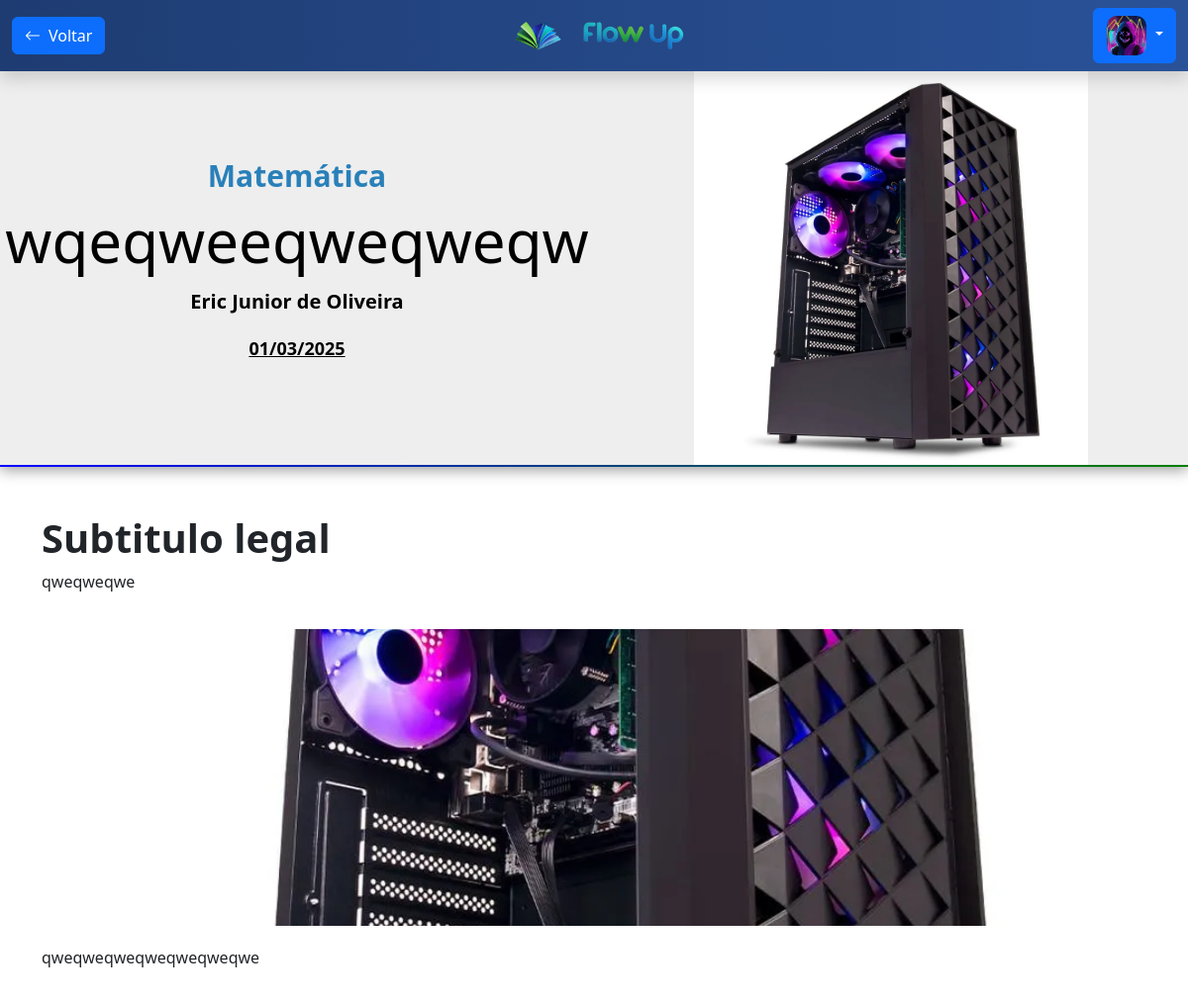
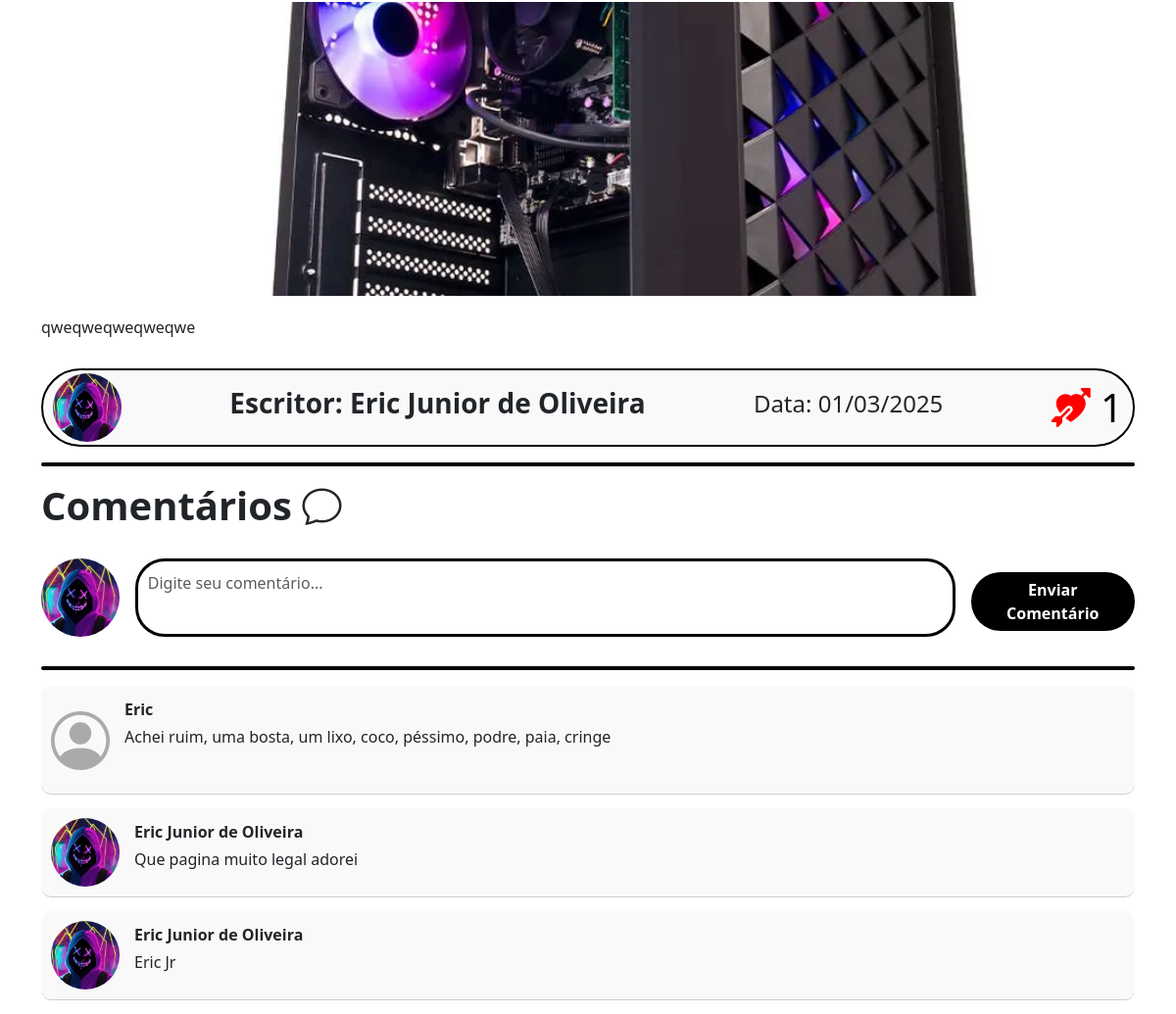
/Revista_Eletronica/views/conteudo.php?id=20 (signed in), run on the app's committed database (2 pictures, top to bottom).
### tables this page shows
CREATE TABLE `posts` (
  `id_solicitacoes` int(11) NOT NULL,
  `grupo` int(11) NOT NULL,
  `id_usuario_solicitacoes` int(11) NOT NULL,
  `titulo` varchar(100) NOT NULL,
  `subtitulo` varchar(150) NOT NULL,
  `tema` varchar(100) NOT NULL,
  `conteudo` text NOT NULL,
  `img` varchar(225) DEFAULT NULL,
  `sugestao` text NOT NULL,
  `status` enum('pendente','aprovado','rejeitado','revisar') NOT NULL,
  `data_solicitacao` datetime NOT NULL
);

CREATE TABLE `usuarios` (
  `id` int(11) NOT NULL,
  `nome` varchar(100) NOT NULL,
  `email` varchar(140) NOT NULL,
  `senha` varchar(40) NOT NULL,
  `id_permissoes_usuario` int(3) NOT NULL,
  `perfil_foto` varchar(225) NOT NULL,
  `bio` varchar(500) NOT NULL
);

CREATE TABLE `comentarios` (
  `id` int(11) NOT NULL,
  `post_id` int(11) NOT NULL,
  `user_id` int(11) NOT NULL,
  `conteudo` text NOT NULL
);

### Revista_Eletronica/views/conteudo.php (the view, shortened to what this page needs)
<?php
include('../config/conexao.php');
$cores_tema = [
    'Educação Física' => '#e67e22',
    'Física' => '#f1c40f',
    'Química' => '#8e44ad',
    'Biologia' => '#2ecc71',
    'Matemática' => '#2980b9',
    'Língua Portuguesa' => '#e74c3c',
    'Língua Inglesa' => '#34495e',
    'Geografia' => '#16a085',
    'História' => '#d35400',
    'Tecnologia' => '#3498db',
];
$id_user = $_SESSION['id'] ?? null;
$post_id = $mysqli->real_escape_string($_GET['id']);
$result = $mysqli->query("
    SELECT posts.*, usuarios.nome AS autor, usuarios.perfil_foto AS foto_autor
    FROM posts
    JOIN usuarios ON posts.id_usuario_solicitacoes = usuarios.id
    WHERE posts.id_solicitacoes = '$post_id'
");
$pagina = $result->fetch_assoc();
$grupo = $pagina['grupo'];
$tema = $pagina['tema'];
$cor_tema = $cores_tema[$tema] ?? '#ccc';
$grupo_result = $mysqli->query("SELECT * FROM posts WHERE grupo = '$grupo' ORDER BY data_solicitacao ASC");
$posts_grupo = [];
while ($post = $grupo_result->fetch_assoc()) {
    $posts_grupo[] = $post;
}
$likes_result = $mysqli->query("
    SELECT
        (SELECT COUNT(*) FROM likes WHERE id_post_like = '$post_id') AS total_likes,
        (SELECT COUNT(*) FROM likes WHERE id_post_like = '$post_id' AND id_usuario_like = '$id_user') AS curtiu
");
$likes = $likes_result->fetch_assoc();
$comentarios_result = $mysqli->query("
SELECT comentarios.*, usuarios.nome, usuarios.perfil_foto
FROM comentarios
INNER JOIN usuarios ON comentarios.user_id = usuarios.id
WHERE comentarios.post_id = '$post_id'
ORDER BY comentarios.id DESC;
");
$comentarios = [];
while ($coment = $comentarios_result->fetch_assoc()) {
    $comentarios[] = $coment;
}
?>
<!DOCTYPE html>
<html lang="pt-br">
<head>
    <link href="https://cdn.jsdelivr.net/npm/bootstrap@5.3.3/dist/css/bootstrap.min.css" rel="stylesheet">
    <link rel="stylesheet" href="https://cdn.jsdelivr.net/npm/bootstrap-icons@1.11.3/font/bootstrap-icons.min.css">
    <link rel="stylesheet" href="./nav.css">
</head>
<body>
    <nav class="navbar navbar-expand-lg bg-body-tertiary shadow">
        <div class="container-fluid">
            <a href="./revista.php" class="btn btn-primary d-flex align-items-center gap-2">
                <i class="bi bi-arrow-left"></i> Voltar
            </a>
            <div class="logo">
                <a href="./revista.php">
                    <img src="../images/LogoFlowUP.png" alt="Logo da Empresa Flow.UP">
                </a>
                <a href="./revista.php">
                    <img src="../images/TextoFlowUp.png" alt="Flow.UP">
                </a>
            </div>
            <?php if (!empty($_SESSION['nivel']) && $_SESSION['nivel'] == 1): ?>
                <a href="../public/index.php" class="btn btn-primary">Entrar</a>
            <?php else: ?>
                <div class="dropdown">
                    <button class="btn btn-primary dropdown-toggle" type="button" data-bs-toggle="dropdown" aria-expanded="false">
                        <?php
                        if (!empty($_SESSION['foto'])) {
                            echo '<img src="' . $_SESSION['foto'] . '" class="user-profile">';
                        } else {
                            echo '<i class="bi bi-person-circle"></i>';
                        }
                        ?>
                    </button>
                </div>
            <?php endif; ?>
        </div>
    </nav>
    <div class="header-container">
        <div>
            <h4 style="font-size:30px; color:<?php echo htmlspecialchars($cor_tema); ?>;"><strong><?php echo htmlspecialchars($pagina['tema']); ?></strong></h4>
            <h1 style="font-size:60px;"><?php echo htmlspecialchars($pagina['titulo']); ?></h1>
            <p style="font-size:20px;"><strong><?php echo htmlspecialchars($pagina['autor']); ?></strong></p>
            <p style="font-weight: bold; font-size:18px; text-decoration: underline;"><?php echo date('d/m/Y', strtotime($pagina['data_solicitacao'])); ?></p>
        </div>
        <?php if (!empty($pagina['img'])): ?>
            <div>
                <img src="../images/<?php echo htmlspecialchars($pagina['img']); ?>" alt="Imagem do post" class="img-fluid">
            </div>
        <?php endif; ?>
    </div>
    <div class="container mt-5">
        <div class="content-section">
            <div>
                <h1><strong><?php echo htmlspecialchars($pagina['subtitulo']); ?></strong></h1>
                <?php foreach ($posts_grupo as $index => $post): ?>
                    <?php if ($index > 0 && !empty($post['img'])): ?>
                        <img src="../images/<?php echo htmlspecialchars($post['img']); ?>" class="image-divider" alt="Imagem separadora">
                    <?php endif; ?>
                    <p><?php echo nl2br(htmlspecialchars($post['conteudo'])); ?></p>
                <?php endforeach; ?>
            </div>
        </div>
        <div class="container_autor">
            <?php
            if (!empty($pagina['foto_autor'])) {
                echo '<img src="' . htmlspecialchars($pagina['foto_autor']) . '" class="user-profile">';
            } else {
                echo '<i class="bi bi-person-circle"></i>';
            }
            ?>
            <h3><strong>Escritor: <?php echo htmlspecialchars($pagina['autor']); ?></strong></h3>
            <h4>Data: <?php echo date('d/m/Y', strtotime($pagina['data_solicitacao'])); ?></h4>
            <?php if ($id_user): ?>
                <?php if ($likes['curtiu'] > 0): ?>
                    <a style="text-decoration: none; color:black; font-size:40px; margin-top:20px; margin-bottom:20px;" href="../public/likes.php?ref=<?= $post_id ?>"><i style="color: red;" class="bi bi-arrow-through-heart-fill"></i> <?php echo $likes['total_likes']; ?></a>
                <?php else: ?>
                    <a style="text-decoration: none; color:black; font-size:40px; margin-top:20px; margin-bottom:20px;" href="../public/likes.php?ref=<?= $post_id ?>"><i class="bi bi-heart"></i> <?php echo $likes['total_likes']; ?></a>
                <?php endif; ?>
            <?php else: ?>
                <p><a href="../public/index.php">Faça login para curtir</a></p>
            <?php endif; ?>
        </div>
        <hr style="border: black 2px solid; opacity:1; border-radius:30px;">
        <h1><strong>Comentários <i class="bi bi-chat"></i></strong></h1>
        <?php if ($id_user): ?>
            <form class="form_comentario" action="../public/comentarios.php" method="POST">
                <?php
                if (!empty($_SESSION['foto'])) {
                    echo '<img src="' . $_SESSION['foto'] . '" class="user-profile">';
                } else {
                    echo '<i class="bi bi-person-circle"></i>';
                }
                ?>
                <textarea name="comentario" required placeholder="Digite seu comentário..." class="form-control"></textarea>
                <button type="submit" class="btn btn-success mt-2">Enviar Comentário</button>
            </form>
        <?php else: ?>
            <p><a href="../public/index.php">Faça login para comentar</a></p>
        <?php endif; ?>
        <hr style="border: black 2px solid; opacity:1; border-radius:30px;">
        <?php if (count($comentarios) > 0): ?>
            <?php foreach ($comentarios as $coment): ?>
                <div class="container_comentarios">
                    <div>
                        <?php
                        if (!empty($coment['perfil_foto'])) {
                            echo '<img src="' . $coment['perfil_foto'] . '" class="user-profile">';
                        } else {
                            echo '<i class="bi bi-person-circle"></i>';
                        }
                        ?>
                    </div>
                    <div>
                        <p><strong><?php echo htmlspecialchars($coment['nome']); ?></strong></p>
                        <p><?php echo htmlspecialchars($coment['conteudo']); ?></p>
                    </div>
                </div>
            <?php endforeach; ?>
        <?php else: ?>
            <p>Sem comentários ainda.</p>
        <?php endif; ?>
    </div>
</body>
</html>

### Revista_Eletronica/views/nav.css (style rules this page uses)
.navbar { background: linear-gradient(to right, #1e3c72, #2a5298); }
nav img { height: 30px; width: auto; margin: 10px; }
.logo { display: flex; align-items: center; }
.dropdown img { height: 40px; width: 40px; border-radius: 10px; margin: 1px; }

### Revista_Eletronica/views/conteudo.php (style rules this page uses)
.header-container { display: flex; align-items: center; justify-content: center; color: black; width: 100%; background: #eeeeee; height: 50vh; overflow: hidden; border-bottom: 2px solid transparent; border-image: linear-gradient(to left, green, blue) 1; box-shadow: 0 3px 14px rgba(0, 0, 0, .4); }
.header-container div { width: 50%; height: 100%; display: flex; align-items: center; justify-content: center; flex-direction: column; gap: 3px; }
.header-container div img { width: auto; height: 100%; }
.content-section { margin-top: 20px; margin-bottom: 30px; }
.image-divider { width: 100%; max-height: 300px; object-fit: cover; margin: 20px 0; }
.container_autor { width: 100%; height: 80px; padding: 10px; background-color: #f9f9f9; border: 2px solid black; display: flex; align-items: center; justify-content: space-between; border-radius: 40px; gap: 10px; }
.user-profile { width: 60px; height: 60px; border-radius: 50%; object-fit: cover; }
.container_autor { width: 100%; height: 80px; padding: 10px; background-color: #f9f9f9; border: 2px solid black; display: flex; align-items: center; gap: 10px; }
.container_autor .user-profile { width: 70px; height: 70px; border-radius: 50%; object-fit: cover; }
.form_comentario { margin-top: 30px; margin-bottom: 30px; width: 100%; display: flex; align-items: center; justify-content: space-between; }
.form_comentario .user-profile { width: 80px; height: 80px; border-radius: 50%; object-fit: cover; }
.form_comentario textarea { width: 75%; height: 80px; border: 3px solid black; border-radius: 30px; padding: 10px; resize: none; font-size: 16px; }
.form_comentario button { width: 15%; height: 60px; border-radius: 40px; border: none; background: black; color: white; font-weight: bold; cursor: pointer; display: flex; align-items: center; justify-content: center; }
.container_comentarios { display: flex; align-items: flex-start; gap: 15px; padding: 10px; border-bottom: 1px solid #ccc; width: 100%; margin: 14px auto; background-color: #f9f9f9; border-radius: 10px; transition: all .1s ease; }
.container_comentarios img.user-profile { width: 70px; height: 70px; border-radius: 50%; object-fit: cover; }
.container_comentarios i.bi-person-circle { font-size: 60px; color: #aaa; }
.container_comentarios>div:last-child { display: flex; flex-direction: column; justify-content: center; }
.container_comentarios p { margin: 0; padding: 2px 0; word-break: break-word; }

### data on the page
posts: tema "Matemática", titulo "wqeqweeqweqweqw", id_usuario_solicitacoes.nome "Eric Junior de Oliveira", data_solicitacao "01/03/2025", img (picture), subtitulo "Subtitulo legal", conteudo "qweqweqwe", id_usuario_solicitacoes.perfil_foto (picture)
posts: img (picture), conteudo "qweqweqweqweqweqweqwe"
posts: img (picture), conteudo "qweqweqweqweqwe"
comentarios: user.nome "Eric", conteudo "Achei ruim, uma bosta, um lixo, coco, péssimo, podre, paia, cringe"
comentarios: user.perfil_foto (picture), user.nome "Eric Junior de Oliveira", conteudo "Que pagina muito legal adorei"
comentarios: user.perfil_foto (picture), user.nome "Eric Junior de Oliveira", conteudo "Eric Jr"

### other printed values
$likes['total_likes'] "1"
